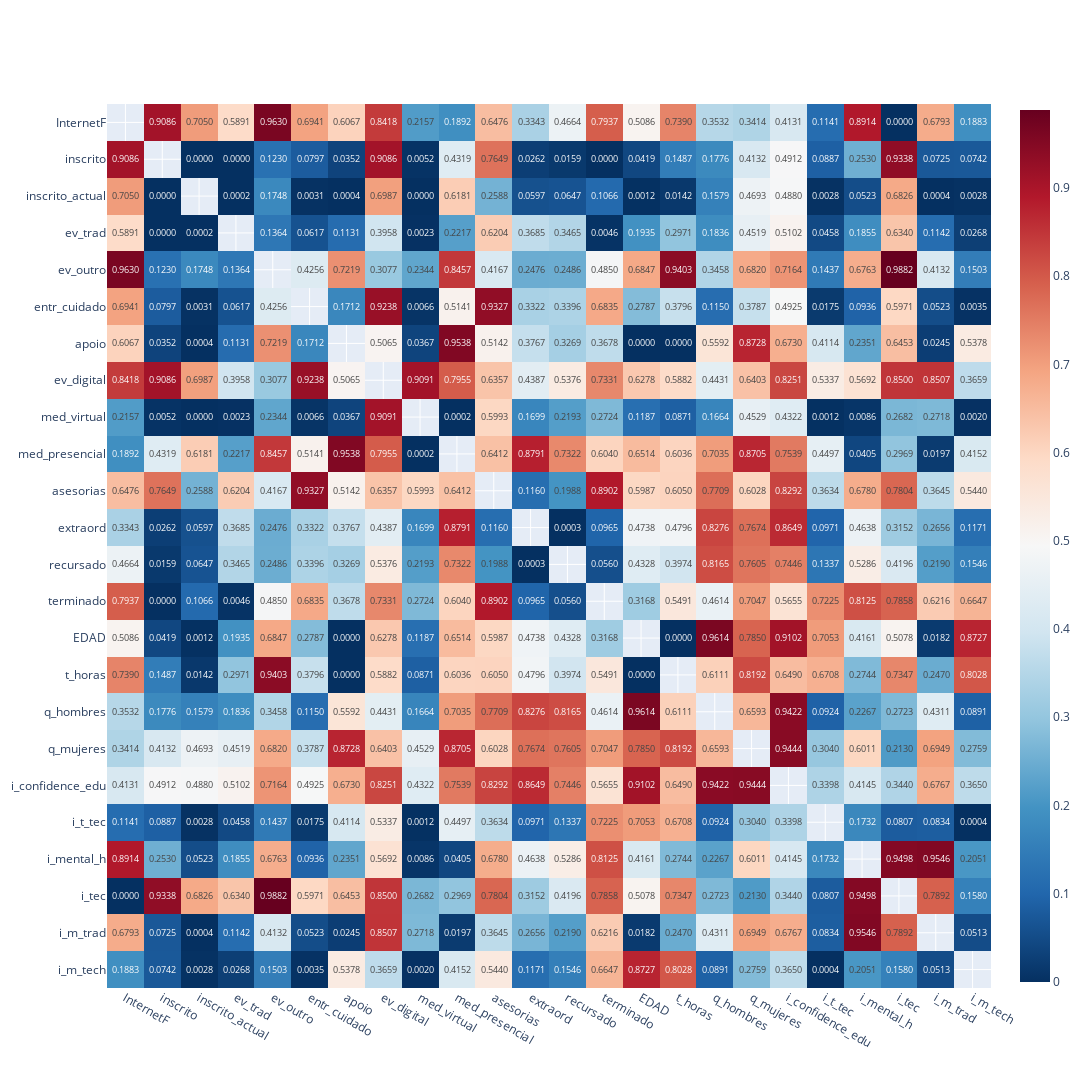

Here is the notebook cell this chart was saved with:
### Code cell
import numpy as np
import pingouin as pg

pvals = corr.corr(method = lambda x, y: pg.corr(x, y)["p-val"].iloc[0])
np.fill_diagonal(pvals.values, np.nan)

fig = px.imshow(
    pvals,
    text_auto='.4f',
    color_continuous_scale='RdBu_r'
    )

fig.update_layout(
    width=1300,
    height=1100,
    margin=dict(l=100, r=100, t=100, b=100),

)

fig

### Figure 1 — Plotly figure (JSON) as saved in the notebook; plotly's stock layout.template omitted (floating-point values rounded to 4 significant figures; data arrays with more than 128 entries replaced by an {"elided": "..."} marker saying what was removed)
{"data": [{"coloraxis": "coloraxis", "hovertemplate": "x: %{x}<br>y: %{y}<br>color: %{z}<extra></extra>", "name": "0", "texttemplate": "%{z:.4f}", "type": "heatmap", "x": ["InternetF", "inscrito", "inscrito_actual", "ev_trad", "ev_outro", "entr_cuidado", "apoio", "ev_digital", "med_virtual", "med_presencial", "asesorias", "extraord", "recursado", "terminado", "EDAD", "t_horas", "q_hombres", "q_mujeres", "i_confidence_edu", "i_t_tec", "i_mental_h", "i_tec", "i_m_trad", "i_m_tech"], "xaxis": "x", "y": ["InternetF", "inscrito", "inscrito_actual", "ev_trad", "ev_outro", "entr_cuidado", "apoio", "ev_digital", "med_virtual", "med_presencial", "asesorias", "extraord", "recursado", "terminado", "EDAD", "t_horas", "q_hombres", "q_mujeres", "i_confidence_edu", "i_t_tec", "i_mental_h", "i_tec", "i_m_trad", "i_m_tech"], "yaxis": "y", "z": {"elided": "24x24 float values"}}], "layout": {"coloraxis": {"colorscale": [[0, "rgb(5,48,97)"], [0.1, "rgb(33,102,172)"], [0.2, "rgb(67,147,195)"], [0.3, "rgb(146,197,222)"], [0.4, "rgb(209,229,240)"], [0.5, "rgb(247,247,247)"], [0.6, "rgb(253,219,199)"], [0.7, "rgb(244,165,130)"], [0.8, "rgb(214,96,77)"], [0.9, "rgb(178,24,43)"], [1, "rgb(103,0,31)"]]}, "height": 1100, "margin": {"b": 100, "l": 100, "r": 100, "t": 100}, "width": 1300, "xaxis": {"anchor": "y", "constrain": "domain", "domain": [0, 1], "scaleanchor": "y"}, "yaxis": {"anchor": "x", "autorange": "reversed", "constrain": "domain", "domain": [0, 1]}}}
